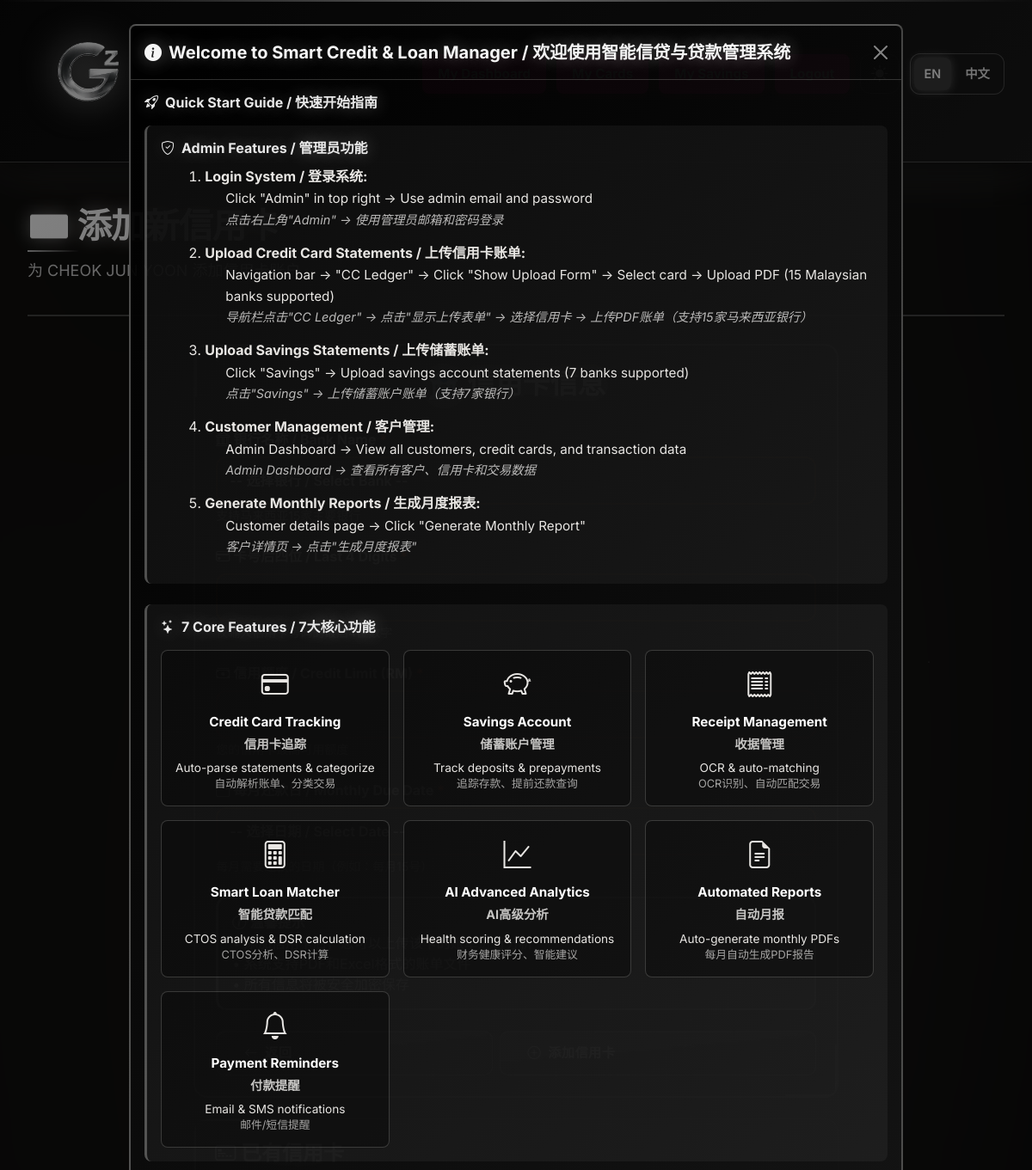
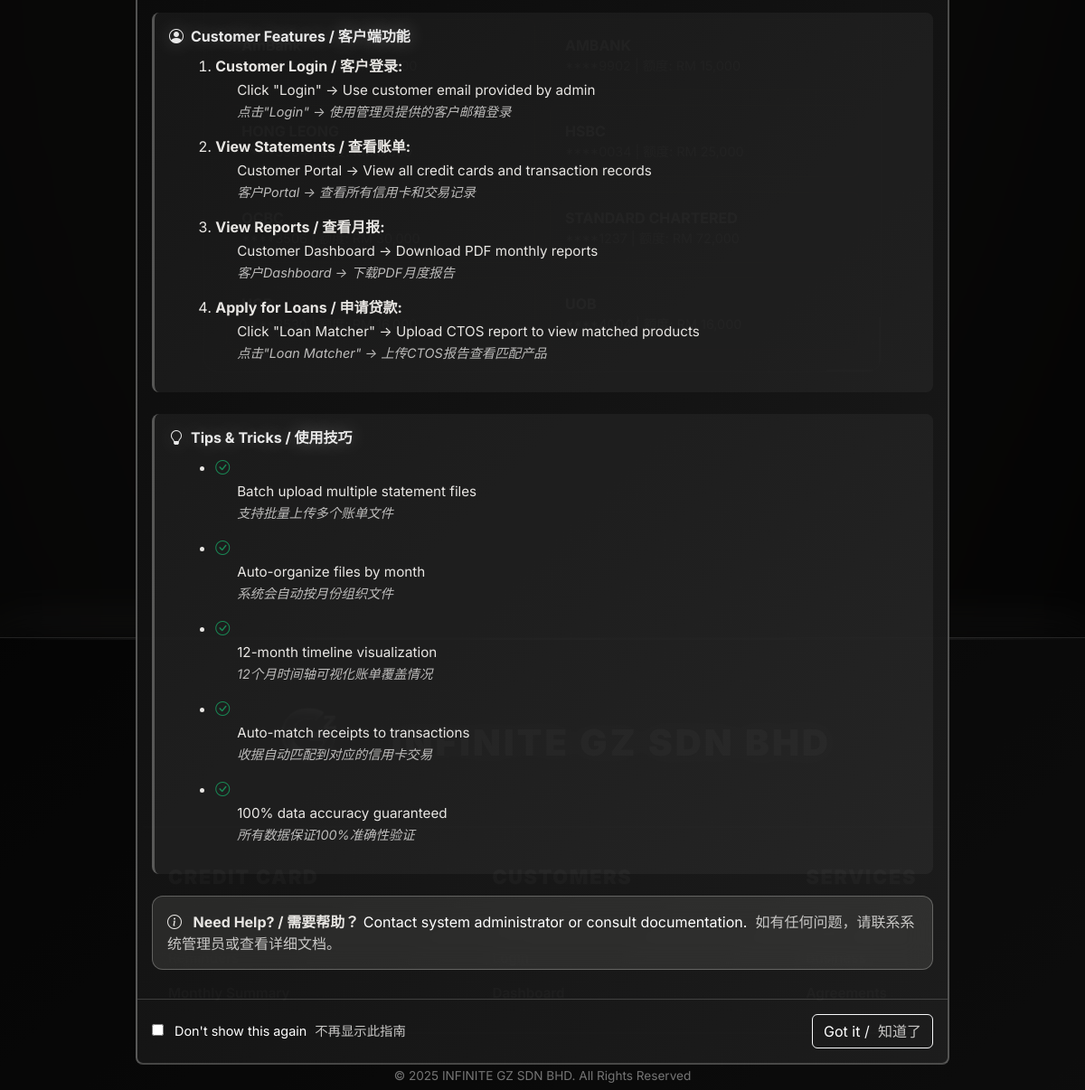
Screenshot of /customer/6/add-card (signed in) with the database file from the repository (2 pictures, top to bottom).
### tables this page shows
CREATE TABLE customers (
            id INTEGER PRIMARY KEY AUTOINCREMENT,
            name TEXT NOT NULL,
            email TEXT UNIQUE NOT NULL,
            phone TEXT,
            monthly_income REAL DEFAULT 0,
            created_at TIMESTAMP DEFAULT CURRENT_TIMESTAMP
        , user_id INTEGER, customer_code TEXT);

CREATE TABLE credit_cards (
            id INTEGER PRIMARY KEY AUTOINCREMENT,
            customer_id INTEGER NOT NULL,
            bank_name TEXT NOT NULL,
            card_number_last4 TEXT NOT NULL,
            card_type TEXT,
            credit_limit REAL DEFAULT 0,
            due_date INTEGER,
            created_at TIMESTAMP DEFAULT CURRENT_TIMESTAMP, interest_rate REAL DEFAULT 18.0, cashback_rate REAL DEFAULT 0.5,
            FOREIGN KEY (customer_id) REFERENCES customers(id)
        );

### app.py (the view, shortened to what this page needs)
@app.route('/customer/<int:customer_id>/add-card', methods=['GET', 'POST'])
@login_required
@customer_access_required
def add_credit_card(customer_id):
    with get_db() as conn:
        cursor = conn.cursor()
        cursor.execute('SELECT * FROM customers WHERE id = ?', (customer_id,))
        customer = cursor.fetchone()
        if not customer:
            flash('客户不存在', 'error')
            return redirect(url_for('index'))
        cursor.execute('SELECT * FROM credit_cards WHERE customer_id = ?', (customer_id,))
        existing_cards = cursor.fetchall()
    return render_template('add_credit_card.html',
                          customer=customer,
                          existing_cards=existing_cards)

### app.py (called while the page is built)
@app.after_request
def add_no_cache_headers(response):
    if request.path.startswith('/static/css/'):
        response.headers['Cache-Control'] = 'no-cache, no-store, must-revalidate, public, max-age=0'
        response.headers['Pragma'] = 'no-cache'
        response.headers['Expires'] = '0'
        response.headers.pop('ETag', None)
        response.headers.pop('Last-Modified', None)
    return response

@app.context_processor
def inject_language():
    lang = session.get('language', 'en')
    return {
        'current_lang': lang,
        't': lambda key, **kwargs: translate(key, lang, **kwargs)
    }

### db/database.py (called while the page is built)
@contextmanager
def get_db():
    conn = sqlite3.connect(DB_PATH, timeout=30.0, check_same_thread=False)
    conn.row_factory = sqlite3.Row
    conn.execute('PRAGMA journal_mode=WAL')
    conn.execute('PRAGMA busy_timeout=30000')
    try:
        yield conn
    finally:
        conn.close()

### i18n/translations.py (called while the page is built)
def get_translation(key, lang='en'):
    return TRANSLATIONS.get(lang, TRANSLATIONS['en']).get(key, key)

def translate(key, lang='en', **kwargs):
    text = get_translation(key, lang)
    if kwargs:
        return text.format(**kwargs)
    return text

### templates/add_credit_card.html (shortened to what this page needs)
{% extends "base.html" %}
{% block content %}
<div class="fade-in">
    <div class="section-header">
        <h1 class="section-title">💳 添加新信用卡</h1>
        <p class="section-subtitle">为 {{ customer.name }} 添加信用卡账户</p>
    </div>
    <div class="row justify-content-center">
        <div class="col-md-8">
            <div class="professional-card">
                <form method="POST" action="{{ url_for('add_credit_card', customer_id=customer.id) }}">
                    <h3 style="color: rgba(255,255,255,0.95); font-weight: 700; margin-bottom: 2rem; text-align: center;">
                        🏦 信用卡信息
                    </h3>
                    <div class="mb-4">
                        <label for="bank_name" class="form-label" style="color: rgba(255,255,255,0.95); font-weight: 700;">
                            <i class="bi bi-bank"></i> 银行名称 / Bank Name <span style="color: #FF5722;">*</span>
                        </label>
                        <select
                            class="form-control"
                            id="bank_name"
                            name="bank_name"
                            required
                            style="background: rgba(0,0,0,0.3); border: 2px solid rgba(255,122,67,0.3); color: #FFFFFF; font-weight: 600; padding: 0.875rem;">
                            <option value="">-- 选择银行 / Select Bank --</option>
                        </select>
                        <small style="color: rgba(255,255,255,0.7);">支持马来西亚15家主要银行</small>
                    </div>
                    <div class="mb-4">
                        <label for="card_number_last4" class="form-label" style="color: rgba(255,255,255,0.95); font-weight: 700;">
                            <i class="bi bi-credit-card"></i> 卡号后四位 / Last 4 Digits <span style="color: #FF5722;">*</span>
                        </label>
                        <input
                            type="text"
                            class="form-control"
                            id="card_number_last4"
                            name="card_number_last4"
                            required
                            maxlength="4"
                            pattern="[0-9]{4}"
                            placeholder="例如: 1234"
                            style="background: rgba(0,0,0,0.3); border: 2px solid rgba(255,122,67,0.3); color: #FFFFFF; font-weight: 600; padding: 0.875rem;">
                        <small style="color: rgba(255,255,255,0.7);">仅输入信用卡号码的最后4位数字</small>
                    </div>
                    <div class="mb-4">
                        <label for="credit_limit" class="form-label" style="color: rgba(255,255,255,0.95); font-weight: 700;">
                            <i class="bi bi-cash-stack"></i> 信用额度 / Credit Limit (RM) <span style="color: #FF5722;">*</span>
                        </label>
                        <input
                            type="number"
                            class="form-control"
                            id="credit_limit"
                            name="credit_limit"
                            required
                            min="0"
                            step="0.01"
                            placeholder="例如: 10000.00"
                            style="background: rgba(0,0,0,0.3); border: 2px solid rgba(255,122,67,0.3); color: #FFFFFF; font-weight: 600; padding: 0.875rem;">
                        <small style="color: rgba(255,255,255,0.7);">您的信用卡最高可用额度</small>
                    </div>
                    <div class="mb-4">
                        <label for="due_date" class="form-label" style="color: rgba(255,255,255,0.95); font-weight: 700;">
                            <i class="bi bi-calendar-event"></i> 每月还款日 / Monthly Due Date <span style="color: #FF5722;">*</span>
                        </label>
                        <select
                            class="form-control"
                            id="due_date"
                            name="due_date"
                            required
                            style="background: rgba(0,0,0,0.3); border: 2px solid rgba(255,122,67,0.3); color: #FFFFFF; font-weight: 600; padding: 0.875rem;">
                            <option value="">-- 选择日期 / Select Date --</option>
                        </select>
                        <small style="color: rgba(255,255,255,0.7);">每月需要还款的日期（例如：每月15号）</small>
                    </div>
                    <div class="alert-professional alert-info-pro mb-4">
                        <i class="bi bi-info-circle"></i> <strong>温馨提示</strong><br>
                        • 添加信用卡后，您可以上传该卡的账单进行分析<br>
                        • 系统支持PDF和Excel格式的账单文件<br>
                    </div>
                    <div class="d-flex gap-2">
                        <a href="{{ url_for('customer_dashboard', customer_id=customer.id) }}"
                           class="btn-professional-outline flex-fill">
                            <i class="bi bi-arrow-left"></i> 返回
                        </a>
                        <button type="submit" class="btn-white-glow flex-fill">
                            <i class="bi bi-plus-circle"></i> 添加信用卡
                        </button>
                    </div>
                </form>
            </div>
            {% if existing_cards %}
            <div class="professional-card mt-4" style="background: rgba(30,30,30,0.5); border: 1px solid rgba(192,192,192,0.2);">
                <h4 style="color: rgba(255,255,255,0.95); font-weight: 700; margin-bottom: 1.5rem;">
                    <i class="bi bi-credit-card-2-front"></i> 已有信用卡
                </h4>
                <div class="row g-3">
                    {% for card in existing_cards %}
                    <div class="col-md-6">
                        <div style="background: rgba(0,0,0,0.3); padding: 1rem; border-radius: 8px; border: 1px solid rgba(255,122,67,0.2);">
                            <div style="color: #FFFFFF; font-weight: 700; font-size: 1rem;">
                                {{ card.bank_name }}
                            </div>
                            <div style="color: rgba(255,255,255,0.7); font-size: 0.9rem;">
                                ****{{ card.card_number_last4 }} | 额度: RM {{ "{:,.0f}".format(card.credit_limit) }}
                            </div>
                        </div>
                    </div>
                    {% endfor %}
                </div>
            </div>
            {% endif %}
        </div>
    </div>
</div>
{% endblock %}

### rows the page displays
customers: name "CHEOK JUN YOON"
credit_cards: bank_name "AmBank", card_number_last4 "6354", credit_limit "15,000"
credit_cards: card_number_last4 "3964", credit_limit "9,500"
credit_cards: bank_name "OCBC", card_number_last4 "3506", credit_limit "30,000"
credit_cards: bank_name "UOB", card_number_last4 "3530", credit_limit "16,000"
credit_cards: card_number_last4 "4004"

### other values shown
{{ t('footer_upload') }} "Upload"
{{ t('nav_reminders') }} "Reminders"
{{ t('register') }} "Register"
{{ t('footer_loans') }} "Loans"
{{ t('all_rights_reserved') }} "All Rights Reserved"
